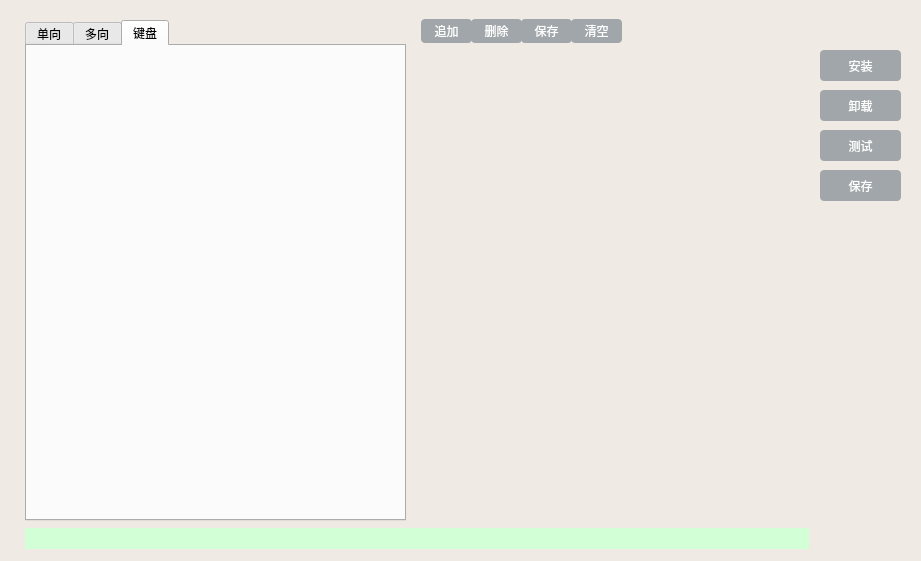
<?xml version="1.0" encoding="UTF-8"?>
<ui version="4.0">
 <class>Widget</class>
 <widget class="QWidget" name="Widget">
  <property name="geometry">
   <rect>
    <x>0</x>
    <y>0</y>
    <width>921</width>
    <height>561</height>
   </rect>
  </property>
  <property name="windowTitle">
   <string>Widget</string>
  </property>
  <property name="styleSheet">
   <string notr="true">QWidget#wg_baseColour{background-color: #efeae4;}
QWidget#wg_orderBgColor{background-color: #efeae4;}
QWidget#wg_mouseAndKb{background-color: #efeae4;}

QPushButton:checked{
color: #ffffff; 
background-color: rgb(55, 156, 212);
border-right:0px solid #aaaaaa; 
border-bottom:0px solid #aaaaaa;
border-left:0px solid #aaaaaa;
border-top:0px solid #aaaaaa; 
border-top-left-radius:4px;
border-bottom-left-radius:4px;
border-top-right-radius:4px;
border-bottom-right-radius:4px;
}
QPushButton:checked:hover{
color: #ffffff; 
background-color: rgb(43, 124, 168);
border-right:0px solid #aaaaaa; 
border-bottom:0px solid #aaaaaa;
border-left:0px solid #aaaaaa;
border-top:0px solid #aaaaaa; 
border-top-left-radius:4px;
border-bottom-left-radius:4px;
border-top-right-radius:4px;
border-bottom-right-radius:4px;
}
QPushButton:checked:pressed{
color: #ffffff; 
background-color: rgb(32, 94, 127);
border-right:0px solid #aaaaaa; 
border-bottom:0px solid #aaaaaa;
border-left:0px solid #aaaaaa;
border-top:0px solid #aaaaaa; 
border-top-left-radius:4px;
border-bottom-left-radius:4px;
border-top-right-radius:4px;
border-bottom-right-radius:4px;
}
QPushButton:!checked{
color: #ffffff; 
background:#A0A6A9; 
border-right:0px solid #aaaaaa; 
border-bottom:0px solid #aaaaaa;
border-left:0px solid #aaaaaa;
border-top:0px solid #aaaaaa; 
border-top-left-radius:4px;
border-bottom-left-radius:4px;
border-top-right-radius:4px;
border-bottom-right-radius:4px;
}
QPushButton:!checked:hover{
color: #ffffff; 
background-color: rgb(140, 140, 140);
border-right:0px solid #aaaaaa; 
border-bottom:0px solid #aaaaaa;
border-left:0px solid #aaaaaa;
border-top:0px solid #aaaaaa; 
border-top-left-radius:4px;
border-bottom-left-radius:4px;
border-top-right-radius:4px;
border-bottom-right-radius:4px;
}
QPushButton:!checked:pressed{
color: #ffffff; 
background-color: rgb(100, 100, 100);
border-right:0px solid #aaaaaa; 
border-bottom:0px solid #aaaaaa;
border-left:0px solid #aaaaaa;
border-top:0px solid #aaaaaa; 
border-top-left-radius:4px;
border-bottom-left-radius:4px;
border-top-right-radius:4px;
border-bottom-right-radius:4px;
}
 
QPushButton:!enabled{
color: #ffffff; 
background-color: rgb(200, 200, 200);
border-right:0px solid #aaaaaa; 
border-bottom:0px solid #aaaaaa;
border-left:0px solid #aaaaaa;
border-top:0px solid #aaaaaa; 
border-top-left-radius:4px;
border-bottom-left-radius:4px;
border-top-right-radius:4px;
border-bottom-right-radius:4px;
}

</string>
  </property>
  <widget class="QWidget" name="wg_baseColour" native="true">
   <property name="geometry">
    <rect>
     <x>0</x>
     <y>0</y>
     <width>921</width>
     <height>561</height>
    </rect>
   </property>
   <property name="styleSheet">
    <string notr="true"/>
   </property>
   <widget class="QStackedWidget" name="sw_fun">
    <property name="geometry">
     <rect>
      <x>10</x>
      <y>10</y>
      <width>811</width>
      <height>511</height>
     </rect>
    </property>
    <property name="styleSheet">
     <string notr="true"/>
    </property>
    <property name="currentIndex">
     <number>1</number>
    </property>
    <widget class="QWidget" name="pg_test">
     <widget class="QTextEdit" name="textEdit">
      <property name="geometry">
       <rect>
        <x>40</x>
        <y>40</y>
        <width>731</width>
        <height>451</height>
       </rect>
      </property>
      <property name="focusPolicy">
       <enum>Qt::ClickFocus</enum>
      </property>
      <property name="styleSheet">
       <string notr="true"/>
      </property>
      <property name="frameShape">
       <enum>QFrame::Box</enum>
      </property>
      <property name="lineWrapMode">
       <enum>QTextEdit::WidgetWidth</enum>
      </property>
      <property name="html">
       <string>&lt;!DOCTYPE HTML PUBLIC &quot;-//W3C//DTD HTML 4.0//EN&quot; &quot;http://www.w3.org/TR/REC-html40/strict.dtd&quot;&gt;
&lt;html&gt;&lt;head&gt;&lt;meta name=&quot;qrichtext&quot; content=&quot;1&quot; /&gt;&lt;meta charset=&quot;utf-8&quot; /&gt;&lt;style type=&quot;text/css&quot;&gt;
p, li { white-space: pre-wrap; }
hr { height: 1px; border-width: 0; }
li.unchecked::marker { content: &quot;\2610&quot;; }
li.checked::marker { content: &quot;\2612&quot;; }
&lt;/style&gt;&lt;/head&gt;&lt;body style=&quot; font-family:'Microsoft YaHei UI'; font-size:9pt; font-weight:400; font-style:normal;&quot;&gt;
&lt;p style=&quot; margin-top:0px; margin-bottom:0px; margin-left:0px; margin-right:0px; -qt-block-indent:0; text-indent:0px;&quot;&gt;&lt;span style=&quot; font-size:12pt;&quot;&gt;void Widget::on_pb_install_clicked()&lt;/span&gt;&lt;/p&gt;
&lt;p style=&quot; margin-top:0px; margin-bottom:0px; margin-left:0px; margin-right:0px; -qt-block-indent:0; text-indent:0px;&quot;&gt;&lt;span style=&quot; font-size:12pt;&quot;&gt;{&lt;/span&gt;&lt;/p&gt;
&lt;p style=&quot; margin-top:0px; margin-bottom:0px; margin-left:0px; margin-right:0px; -qt-block-indent:0; text-indent:0px;&quot;&gt;&lt;span style=&quot; font-size:12pt;&quot;&gt;    if(m_mkfun-&amp;gt;installHook())&lt;/span&gt;&lt;/p&gt;
&lt;p style=&quot; margin-top:0px; margin-bottom:0px; margin-left:0px; margin-right:0px; -qt-block-indent:0; text-indent:0px;&quot;&gt;&lt;span style=&quot; font-size:12pt;&quot;&gt;        showLogInfo(mainUI::NORMAL, &amp;quot;安装钩子成功!&amp;quot;);&lt;/span&gt;&lt;/p&gt;
&lt;p style=&quot; margin-top:0px; margin-bottom:0px; margin-left:0px; margin-right:0px; -qt-block-indent:0; text-indent:0px;&quot;&gt;&lt;span style=&quot; font-size:12pt;&quot;&gt;    else&lt;/span&gt;&lt;/p&gt;
&lt;p style=&quot; margin-top:0px; margin-bottom:0px; margin-left:0px; margin-right:0px; -qt-block-indent:0; text-indent:0px;&quot;&gt;&lt;span style=&quot; font-size:12pt;&quot;&gt;        showLogInfo(mainUI::ERR, &amp;quot;安装钩子失败!&amp;quot;);&lt;/span&gt;&lt;/p&gt;
&lt;p style=&quot; margin-top:0px; margin-bottom:0px; margin-left:0px; margin-right:0px; -qt-block-indent:0; text-indent:0px;&quot;&gt;&lt;span style=&quot; font-size:12pt;&quot;&gt;}&lt;/span&gt;&lt;/p&gt;&lt;/body&gt;&lt;/html&gt;</string>
      </property>
     </widget>
    </widget>
    <widget class="QWidget" name="pg_main">
     <property name="styleSheet">
      <string notr="true"/>
     </property>
     <widget class="QWidget" name="wg_orderBgColor" native="true">
      <property name="geometry">
       <rect>
        <x>401</x>
        <y>0</y>
        <width>411</width>
        <height>511</height>
       </rect>
      </property>
      <property name="styleSheet">
       <string notr="true"/>
      </property>
      <widget class="TaskList" name="wg_orderInfo" native="true">
       <property name="geometry">
        <rect>
         <x>7</x>
         <y>34</y>
         <width>389</width>
         <height>477</height>
        </rect>
       </property>
       <property name="styleSheet">
        <string notr="true"/>
       </property>
      </widget>
      <widget class="QPushButton" name="pb_addOrderInfo">
       <property name="geometry">
        <rect>
         <x>10</x>
         <y>9</y>
         <width>51</width>
         <height>24</height>
        </rect>
       </property>
       <property name="text">
        <string>追加</string>
       </property>
      </widget>
      <widget class="QPushButton" name="pb_deleteOrderInfo">
       <property name="geometry">
        <rect>
         <x>60</x>
         <y>9</y>
         <width>51</width>
         <height>24</height>
        </rect>
       </property>
       <property name="text">
        <string>删除</string>
       </property>
      </widget>
      <widget class="QPushButton" name="pb_saveOrderInfo">
       <property name="geometry">
        <rect>
         <x>110</x>
         <y>9</y>
         <width>51</width>
         <height>24</height>
        </rect>
       </property>
       <property name="text">
        <string>保存</string>
       </property>
      </widget>
      <widget class="QPushButton" name="pb_clearOrderInfo">
       <property name="geometry">
        <rect>
         <x>160</x>
         <y>9</y>
         <width>51</width>
         <height>24</height>
        </rect>
       </property>
       <property name="text">
        <string>清空</string>
       </property>
      </widget>
     </widget>
     <widget class="QWidget" name="wg_mouseAndKb" native="true">
      <property name="geometry">
       <rect>
        <x>0</x>
        <y>0</y>
        <width>401</width>
        <height>511</height>
       </rect>
      </property>
      <property name="styleSheet">
       <string notr="true"/>
      </property>
      <widget class="QTabWidget" name="tw_mouseAndKbOrder">
       <property name="geometry">
        <rect>
         <x>15</x>
         <y>10</y>
         <width>381</width>
         <height>501</height>
        </rect>
       </property>
       <property name="styleSheet">
        <string notr="true"/>
       </property>
       <property name="tabPosition">
        <enum>QTabWidget::North</enum>
       </property>
       <property name="tabShape">
        <enum>QTabWidget::Rounded</enum>
       </property>
       <property name="currentIndex">
        <number>2</number>
       </property>
       <property name="iconSize">
        <size>
         <width>16</width>
         <height>16</height>
        </size>
       </property>
       <property name="elideMode">
        <enum>Qt::ElideLeft</enum>
       </property>
       <property name="usesScrollButtons">
        <bool>true</bool>
       </property>
       <property name="documentMode">
        <bool>false</bool>
       </property>
       <property name="tabsClosable">
        <bool>false</bool>
       </property>
       <property name="movable">
        <bool>true</bool>
       </property>
       <property name="tabBarAutoHide">
        <bool>false</bool>
       </property>
       <widget class="QWidget" name="wg_oneWay">
        <attribute name="title">
         <string>单向</string>
        </attribute>
        <widget class="OneWayOrder" name="wg_oneWayOrder" native="true">
         <property name="geometry">
          <rect>
           <x>0</x>
           <y>0</y>
           <width>378</width>
           <height>472</height>
          </rect>
         </property>
        </widget>
       </widget>
       <widget class="QWidget" name="wg_ways">
        <attribute name="title">
         <string>多向</string>
        </attribute>
        <widget class="QWidget" name="wg_waysOrder" native="true">
         <property name="geometry">
          <rect>
           <x>0</x>
           <y>0</y>
           <width>378</width>
           <height>472</height>
          </rect>
         </property>
        </widget>
       </widget>
       <widget class="QWidget" name="wg_keyboard">
        <attribute name="title">
         <string>键盘</string>
        </attribute>
        <widget class="KeyboardOrder" name="wg_keyboardOrder" native="true">
         <property name="geometry">
          <rect>
           <x>0</x>
           <y>0</y>
           <width>381</width>
           <height>472</height>
          </rect>
         </property>
        </widget>
       </widget>
      </widget>
     </widget>
    </widget>
   </widget>
   <widget class="QPushButton" name="pb_install">
    <property name="geometry">
     <rect>
      <x>820</x>
      <y>50</y>
      <width>81</width>
      <height>31</height>
     </rect>
    </property>
    <property name="focusPolicy">
     <enum>Qt::NoFocus</enum>
    </property>
    <property name="text">
     <string>安装</string>
    </property>
   </widget>
   <widget class="QPushButton" name="pb_unload">
    <property name="geometry">
     <rect>
      <x>820</x>
      <y>90</y>
      <width>81</width>
      <height>31</height>
     </rect>
    </property>
    <property name="focusPolicy">
     <enum>Qt::NoFocus</enum>
    </property>
    <property name="text">
     <string>卸载</string>
    </property>
   </widget>
   <widget class="QPushButton" name="pb_test">
    <property name="geometry">
     <rect>
      <x>820</x>
      <y>130</y>
      <width>81</width>
      <height>31</height>
     </rect>
    </property>
    <property name="focusPolicy">
     <enum>Qt::NoFocus</enum>
    </property>
    <property name="text">
     <string>测试</string>
    </property>
   </widget>
   <widget class="QLabel" name="lb_logInfo">
    <property name="geometry">
     <rect>
      <x>25</x>
      <y>528</y>
      <width>784</width>
      <height>21</height>
     </rect>
    </property>
    <property name="styleSheet">
     <string notr="true">background-color: rgb(211, 255, 215);
</string>
    </property>
    <property name="text">
     <string/>
    </property>
   </widget>
   <widget class="QPushButton" name="pb_save">
    <property name="geometry">
     <rect>
      <x>820</x>
      <y>170</y>
      <width>81</width>
      <height>31</height>
     </rect>
    </property>
    <property name="focusPolicy">
     <enum>Qt::NoFocus</enum>
    </property>
    <property name="text">
     <string>保存</string>
    </property>
   </widget>
  </widget>
 </widget>
 <layoutdefault spacing="6" margin="11"/>
 <customwidgets>
  <customwidget>
   <class>TaskList</class>
   <extends>QWidget</extends>
   <header location="global">tasklist.h</header>
   <container>1</container>
  </customwidget>
  <customwidget>
   <class>OneWayOrder</class>
   <extends>QWidget</extends>
   <header location="global">onewayorder.h</header>
   <container>1</container>
  </customwidget>
  <customwidget>
   <class>KeyboardOrder</class>
   <extends>QWidget</extends>
   <header location="global">keyboardorder.h</header>
   <container>1</container>
  </customwidget>
 </customwidgets>
 <resources/>
 <connections/>
</ui>
